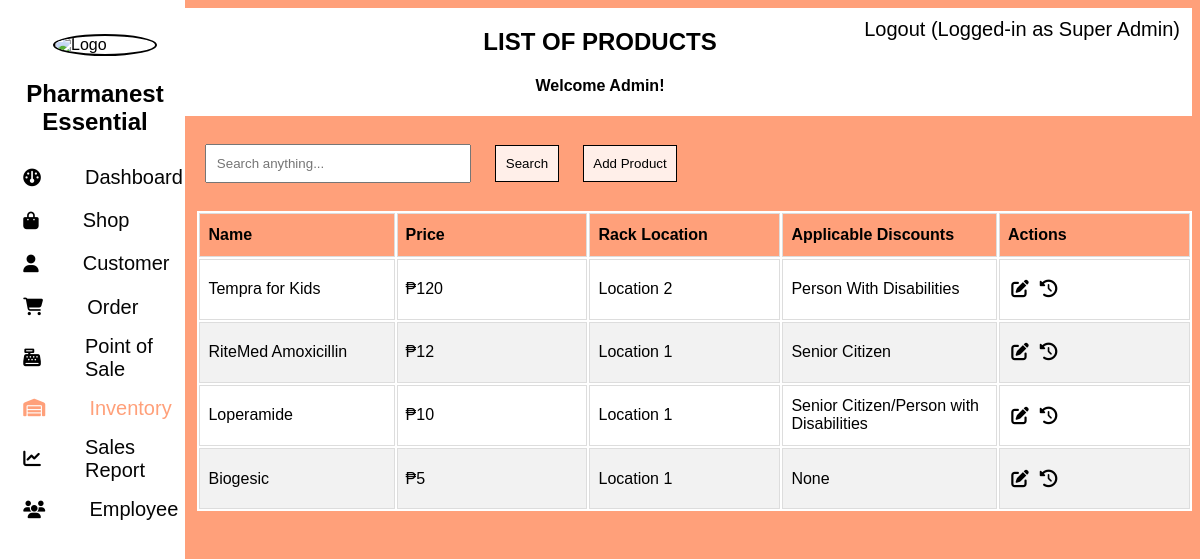
Page /admin/inventory/product/index.php (signed in) on the committed database.
### tables this page shows
CREATE TABLE `product` (
  `id` int(11) NOT NULL,
  `name` varchar(256) NOT NULL,
  `price` double NOT NULL,
  `current_quantity` int(11) NOT NULL DEFAULT 0,
  `applicable_discounts` varchar(128) NOT NULL,
  `prescription_is_required` tinyint(1) NOT NULL,
  `photo` text NOT NULL,
  `rack_location` text NOT NULL,
  `maintaining_quantity` int(11) NOT NULL,
  `cost` double DEFAULT NULL
);

### admin/inventory/product/index.php (the view, shortened to what this page needs)
<?php
    $base_url = $_SESSION["BASE_URL"];
    $doc_root = $_SESSION["DOC_ROOT"];
?>
<!DOCTYPE html>
<html>
    <head>
        <link rel="stylesheet" href="https://cdnjs.cloudflare.com/ajax/libs/font-awesome/6.5.1/css/all.min.css">
        <link rel="stylesheet" type="text/css" href="<?php echo $base_url;?>assets/styles/bootstrap.css">
        <link rel="stylesheet" type="text/css" href="../../styles.css">
        <link rel="stylesheet" type="text/css" href="styles.css">
    </head>
    <body>
        <?php include '../../components/side_nav.php'; ?>
        <?php
            include '../../components/top_nav.php';
        ?>
        <?php
            include($doc_root.'/utils/connect.php');
            $sqlGetProducts = "SELECT id, name, price, rack_location, applicable_discounts FROM product";
            $filter_str = "";
            $query = NULL;
            $sqlGetProducts .= $filter_str." ORDER BY id DESC";
            $result = mysqli_query($conn,$sqlGetProducts);
        ?>
        <div class="search">
            <form method="GET" action="">
                <input type="text" value="<?php echo $query; ?>" name="query" placeholder="Search anything...">
                <button class="btns" type="submit">Search</button>
                <button type="button" class="btns" onclick="redirectToPage('add')">Add Product</button>
            </form>
        </div>
        <div class="table">
            <table>
                <thead>
                    <tr>
                        <th>Name</th>
                        <th>Price</th>
                        <th>Rack Location</th>
                        <th>Applicable Discounts</th>
                        <th>Actions</th>
                    </tr>
                </thead>
                <tbody>
                    <?php
                    while($data = mysqli_fetch_array($result)){
                    ?>
                    <tr>
                        <td><?php echo $data["name"];?></td>
                        <td>₱<?php echo $data["price"];?></td>
                        <td><?php echo $data["rack_location"];?></td>
                        <td><?php
                            if ($data['applicable_discounts'] == "Both"){
                                echo "Senior Citizen/Person with Disabilities";
                            } else {
                                echo $data['applicable_discounts'];
                            };
                            ?>
                        </td>
                        <td>
                            <a href="./edit/index.php?product_id=<?php echo $data["id"]; ?>"><i class="button-icon fas fa-pen-to-square" title="Edit"></i></a>
                            <a href="../history/index.php?product_id=<?php echo $data["id"]; ?>"><i class="button-icon fas fa-clock-rotate-left" title="View History"></i></a>
                        </td>
                    </tr>
                    <?php
                    }
                    ?>
                </tbody>
            </table>
        </div>
    </body>
</html>

### admin/styles.css (style rules this page uses)
body { font-family: Arial, sans-serif; background-color: lightsalmon; }
i { padding:0.8rem 0.2rem; border-radius:10px; font-size:1.10rem; cursor:pointer; margin:0 15px; transition:1s; }

### admin/inventory/product/styles.css (style rules this page uses)
.search { float: right; background-color: transparent; width: 82%; padding: 1rem; margin-top: 1%; }
input { padding: 1%; width: 25%; }
.table { background-color: white; width: 84%; float: right; font-family: Arial; border-collapse: collapse; overflow:auto; margin-top: 1%; }
.table td, .table th { border: 1px solid #ddd; padding: 8px; }
th { width: 10%; }
.table tr:nth-child(even) { background-color: #f2f2f2; }
.table th { padding-top: 12px; padding-bottom: 12px; text-align: left; background-color: lightsalmon; color: black; }
.btns { background-color: rgba(255, 255, 255, 0.836); padding: 1%; border: solid black 1px; }
button { background-color: lightsalmon; padding: 5%; margin-left: 2%; cursor: pointer; }
.button-icon { margin-right: 0px; margin-left: 0px; color: black; }

### rows in the picture
product: name "Tempra for Kids", price "120", rack_location "Location 2", applicable_discounts "Person With Disabilities"
product: name "RiteMed Amoxicillin", price "12", rack_location "Location 1", applicable_discounts "Senior Citizen"
product: name "Loperamide", price "10", rack_location "Location 1", applicable_discounts "Senior Citizen/Person with Disabilities"
product: name "Biogesic", price "5", rack_location "Location 1", applicable_discounts "None"

### other values in the picture
$_SESSION['user_role'] "Super Admin"
$current_page_title "LIST OF PRODUCTS"
$_SESSION['user_first_name'] "Admin"
